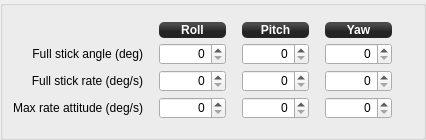
               <widget class="QGroupBox" name="RateStabilizationGroup_7">
                <property name="sizePolicy">
                 <sizepolicy hsizetype="Preferred" vsizetype="Fixed">
                  <horstretch>0</horstretch>
                  <verstretch>0</verstretch>
                 </sizepolicy>
                </property>
                <property name="minimumSize">
                 <size>
                  <width>0</width>
                  <height>140</height>
                 </size>
                </property>
                <property name="autoFillBackground">
                 <bool>false</bool>
                </property>
                <property name="styleSheet">
                 <string notr="true"/>
                </property>
                <property name="title">
                 <string/>
                </property>
                <property name="flat">
                 <bool>true</bool>
                </property>
                <layout class="QGridLayout" name="gridLayout_6" rowstretch="0,0,0,0" columnstretch="0,0,1,0,1,0,1,0">
                 <property name="leftMargin">
                  <number>0</number>
                 </property>
                 <property name="verticalSpacing">
                  <number>0</number>
                 </property>
                 <item row="1" column="4">
                  <widget class="QDoubleSpinBox" name="ratePitchKp_4">
                   <property name="sizePolicy">
                    <sizepolicy hsizetype="Preferred" vsizetype="Fixed">
                     <horstretch>0</horstretch>
                     <verstretch>0</verstretch>
                    </sizepolicy>
                   </property>
                   <property name="minimumSize">
                    <size>
                     <width>0</width>
                     <height>22</height>
                    </size>
                   </property>
                   <property name="maximumSize">
                    <size>
                     <width>16777215</width>
                     <height>22</height>
                    </size>
                   </property>
                   <property name="focusPolicy">
                    <enum>Qt::StrongFocus</enum>
                   </property>
                   <property name="styleSheet">
                    <string notr="true"/>
                   </property>
                   <property name="alignment">
                    <set>Qt::AlignRight|Qt::AlignTrailing|Qt::AlignVCenter</set>
                   </property>
                   <property name="decimals">
                    <number>0</number>
                   </property>
                   <property name="maximum">
                    <double>1000000.000000000000000</double>
                   </property>
                   <property name="singleStep">
                    <double>1.000000000000000</double>
                   </property>
                   <property name="objrelation" stdset="0">
                    <stringlist>
                     <string>objname:StabilizationSettings</string>
                     <string>fieldname:PitchMax</string>
                     <string>haslimits:no</string>
                     <string>scale:1</string>
                     <string>buttongroup:6,20</string>
                    </stringlist>
                   </property>
                  </widget>
                 </item>
                 <item row="3" column="0">
                  <widget class="QLabel" name="label_22">
                   <property name="sizePolicy">
                    <sizepolicy hsizetype="Preferred" vsizetype="Preferred">
                     <horstretch>0</horstretch>
                     <verstretch>0</verstretch>
                    </sizepolicy>
                   </property>
                   <property name="minimumSize">
                    <size>
                     <width>128</width>
                     <height>16</height>
                    </size>
                   </property>
                   <property name="maximumSize">
                    <size>
                     <width>16777215</width>
                     <height>16777215</height>
                    </size>
                   </property>
                   <property name="styleSheet">
                    <string notr="true"/>
                   </property>
                   <property name="text">
                    <string>Max rate attitude (deg/s)</string>
                   </property>
                   <property name="alignment">
                    <set>Qt::AlignRight|Qt::AlignTrailing|Qt::AlignVCenter</set>
                   </property>
                  </widget>
                 </item>
                 <item row="3" column="2">
                  <widget class="QDoubleSpinBox" name="maxRateAttRoll">
                   <property name="sizePolicy">
                    <sizepolicy hsizetype="Preferred" vsizetype="Fixed">
                     <horstretch>0</horstretch>
                     <verstretch>0</verstretch>
                    </sizepolicy>
                   </property>
                   <property name="minimumSize">
                    <size>
                     <width>0</width>
                     <height>22</height>
                    </size>
                   </property>
                   <property name="maximumSize">
                    <size>
                     <width>16777215</width>
                     <height>22</height>
                    </size>
                   </property>
                   <property name="focusPolicy">
                    <enum>Qt::StrongFocus</enum>
                   </property>
                   <property name="toolTip">
                    <string/>
                   </property>
                   <property name="styleSheet">
                    <string notr="true"/>
                   </property>
                   <property name="alignment">
                    <set>Qt::AlignRight|Qt::AlignTrailing|Qt::AlignVCenter</set>
                   </property>
                   <property name="decimals">
                    <number>0</number>
                   </property>
                   <property name="maximum">
                    <double>1000000.000000000000000</double>
                   </property>
                   <property name="singleStep">
                    <double>1.000000000000000</double>
                   </property>
                   <property name="objrelation" stdset="0">
                    <stringlist>
                     <string>objname:StabilizationSettings</string>
                     <string>fieldname:MaximumRate</string>
                     <string>element:Roll</string>
                     <string>haslimits:no</string>
                     <string>scale:1</string>
                     <string>buttongroup:6,20</string>
                    </stringlist>
                   </property>
                  </widget>
                 </item>
                 <item row="2" column="1">
                  <spacer name="horizontalSpacer_30">
                   <property name="orientation">
                    <enum>Qt::Horizontal</enum>
                   </property>
                   <property name="sizeType">
                    <enum>QSizePolicy::Fixed</enum>
                   </property>
                   <property name="sizeHint" stdset="0">
                    <size>
                     <width>10</width>
                     <height>10</height>
                    </size>
                   </property>
                  </spacer>
                 </item>
                 <item row="2" column="6">
                  <widget class="QDoubleSpinBox" name="fullStickRateYaw">
                   <property name="sizePolicy">
                    <sizepolicy hsizetype="Preferred" vsizetype="Fixed">
                     <horstretch>0</horstretch>
                     <verstretch>0</verstretch>
                    </sizepolicy>
                   </property>
                   <property name="minimumSize">
                    <size>
                     <width>0</width>
                     <height>22</height>
                    </size>
                   </property>
                   <property name="maximumSize">
                    <size>
                     <width>16777215</width>
                     <height>22</height>
                    </size>
                   </property>
                   <property name="focusPolicy">
                    <enum>Qt::StrongFocus</enum>
                   </property>
                   <property name="toolTip">
                    <string/>
                   </property>
                   <property name="styleSheet">
                    <string notr="true"/>
                   </property>
                   <property name="alignment">
                    <set>Qt::AlignRight|Qt::AlignTrailing|Qt::AlignVCenter</set>
                   </property>
                   <property name="decimals">
                    <number>0</number>
                   </property>
                   <property name="maximum">
                    <double>1000000.000000000000000</double>
                   </property>
                   <property name="singleStep">
                    <double>1.000000000000000</double>
                   </property>
                   <property name="objrelation" stdset="0">
                    <stringlist>
                     <string>objname:StabilizationSettings</string>
                     <string>fieldname:ManualRate</string>
                     <string>element:Yaw</string>
                     <string>haslimits:no</string>
                     <string>scale:1</string>
                     <string>buttongroup:6,20</string>
                    </stringlist>
                   </property>
                  </widget>
                 </item>
                 <item row="1" column="6">
                  <widget class="QDoubleSpinBox" name="rateYawKp_3">
                   <property name="sizePolicy">
                    <sizepolicy hsizetype="Preferred" vsizetype="Fixed">
                     <horstretch>0</horstretch>
                     <verstretch>0</verstretch>
                    </sizepolicy>
                   </property>
                   <property name="minimumSize">
                    <size>
                     <width>0</width>
                     <height>22</height>
                    </size>
                   </property>
                   <property name="maximumSize">
                    <size>
                     <width>16777215</width>
                     <height>22</height>
                    </size>
                   </property>
                   <property name="focusPolicy">
                    <enum>Qt::StrongFocus</enum>
                   </property>
                   <property name="toolTip">
                    <string/>
                   </property>
                   <property name="styleSheet">
                    <string notr="true"/>
                   </property>
                   <property name="alignment">
                    <set>Qt::AlignRight|Qt::AlignTrailing|Qt::AlignVCenter</set>
                   </property>
                   <property name="decimals">
                    <number>0</number>
                   </property>
                   <property name="maximum">
                    <double>1000000.000000000000000</double>
                   </property>
                   <property name="singleStep">
                    <double>1.000000000000000</double>
                   </property>
                   <property name="objrelation" stdset="0">
                    <stringlist>
                     <string>objname:StabilizationSettings</string>
                     <string>fieldname:YawMax</string>
                     <string>haslimits:no</string>
                     <string>scale:1</string>
                     <string>buttongroup:6,20</string>
                    </stringlist>
                   </property>
                  </widget>
                 </item>
                 <item row="3" column="4">
                  <widget class="QDoubleSpinBox" name="maxRateAttPitch">
                   <property name="sizePolicy">
                    <sizepolicy hsizetype="Preferred" vsizetype="Fixed">
                     <horstretch>0</horstretch>
                     <verstretch>0</verstretch>
                    </sizepolicy>
                   </property>
                   <property name="minimumSize">
                    <size>
                     <width>0</width>
                     <height>22</height>
                    </size>
                   </property>
                   <property name="maximumSize">
                    <size>
                     <width>16777215</width>
                     <height>22</height>
                    </size>
                   </property>
                   <property name="focusPolicy">
                    <enum>Qt::StrongFocus</enum>
                   </property>
                   <property name="styleSheet">
                    <string notr="true"/>
                   </property>
                   <property name="alignment">
                    <set>Qt::AlignRight|Qt::AlignTrailing|Qt::AlignVCenter</set>
                   </property>
                   <property name="decimals">
                    <number>0</number>
                   </property>
                   <property name="maximum">
                    <double>1000000.000000000000000</double>
                   </property>
                   <property name="singleStep">
                    <double>1.000000000000000</double>
                   </property>
                   <property name="objrelation" stdset="0">
                    <stringlist>
                     <string>objname:StabilizationSettings</string>
                     <string>fieldname:MaximumRate</string>
                     <string>element:Pitch</string>
                     <string>haslimits:no</string>
                     <string>scale:1</string>
                     <string>buttongroup:6,20</string>
                    </stringlist>
                   </property>
                  </widget>
                 </item>
                 <item row="0" column="6">
                  <widget class="QLabel" name="label_38">
                   <property name="sizePolicy">
                    <sizepolicy hsizetype="Preferred" vsizetype="Fixed">
                     <horstretch>0</horstretch>
                     <verstretch>0</verstretch>
                    </sizepolicy>
                   </property>
                   <property name="minimumSize">
                    <size>
                     <width>0</width>
                     <height>16</height>
                    </size>
                   </property>
                   <property name="font">
                    <font>
                     <weight>75</weight>
                     <bold>true</bold>
                    </font>
                   </property>
                   <property name="autoFillBackground">
                    <bool>false</bool>
                   </property>
                   <property name="styleSheet">
                    <string notr="true">background-color: qlineargradient(spread:reflect, x1:0.507, y1:0, x2:0.507, y2:0.772, stop:0.208955 rgba(74, 74, 74, 255), stop:0.78607 rgba(36, 36, 36, 255));
color: rgb(255, 255, 255);
border-radius: 5;</string>
                   </property>
                   <property name="text">
                    <string>Yaw</string>
                   </property>
                   <property name="alignment">
                    <set>Qt::AlignCenter</set>
                   </property>
                  </widget>
                 </item>
                 <item row="2" column="3">
                  <spacer name="horizontalSpacer_31">
                   <property name="orientation">
                    <enum>Qt::Horizontal</enum>
                   </property>
                   <property name="sizeType">
                    <enum>QSizePolicy::Fixed</enum>
                   </property>
                   <property name="sizeHint" stdset="0">
                    <size>
                     <width>10</width>
                     <height>10</height>
                    </size>
                   </property>
                  </spacer>
                 </item>
                 <item row="2" column="5">
                  <spacer name="horizontalSpacer_32">
                   <property name="orientation">
                    <enum>Qt::Horizontal</enum>
                   </property>
                   <property name="sizeType">
                    <enum>QSizePolicy::Fixed</enum>
                   </property>
                   <property name="sizeHint" stdset="0">
                    <size>
                     <width>10</width>
                     <height>10</height>
                    </size>
                   </property>
                  </spacer>
                 </item>
                 <item row="0" column="4">
                  <widget class="QLabel" name="label_37">
                   <property name="sizePolicy">
                    <sizepolicy hsizetype="Preferred" vsizetype="Fixed">
                     <horstretch>0</horstretch>
                     <verstretch>0</verstretch>
                    </sizepolicy>
                   </property>
                   <property name="minimumSize">
                    <size>
                     <width>0</width>
                     <height>16</height>
                    </size>
                   </property>
                   <property name="font">
                    <font>
                     <weight>75</weight>
                     <bold>true</bold>
                    </font>
                   </property>
                   <property name="autoFillBackground">
                    <bool>false</bool>
                   </property>
                   <property name="styleSheet">
                    <string notr="true">background-color: qlineargradient(spread:reflect, x1:0.507, y1:0, x2:0.507, y2:0.772, stop:0.208955 rgba(74, 74, 74, 255), stop:0.78607 rgba(36, 36, 36, 255));
color: rgb(255, 255, 255);
border-radius: 5;</string>
                   </property>
                   <property name="text">
                    <string>Pitch</string>
                   </property>
                   <property name="alignment">
                    <set>Qt::AlignCenter</set>
                   </property>
                  </widget>
                 </item>
                 <item row="1" column="0">
                  <widget class="QLabel" name="label_39">
                   <property name="sizePolicy">
                    <sizepolicy hsizetype="Preferred" vsizetype="Fixed">
                     <horstretch>0</horstretch>
                     <verstretch>0</verstretch>
                    </sizepolicy>
                   </property>
                   <property name="minimumSize">
                    <size>
                     <width>69</width>
                     <height>16</height>
                    </size>
                   </property>
                   <property name="styleSheet">
                    <string notr="true"/>
                   </property>
                   <property name="text">
                    <string>Full stick angle (deg)</string>
                   </property>
                   <property name="alignment">
                    <set>Qt::AlignRight|Qt::AlignTrailing|Qt::AlignVCenter</set>
                   </property>
                  </widget>
                 </item>
                 <item row="2" column="4">
                  <widget class="QDoubleSpinBox" name="fullStickRatePitch">
                   <property name="sizePolicy">
                    <sizepolicy hsizetype="Preferred" vsizetype="Fixed">
                     <horstretch>0</horstretch>
                     <verstretch>0</verstretch>
                    </sizepolicy>
                   </property>
                   <property name="minimumSize">
                    <size>
                     <width>0</width>
                     <height>22</height>
                    </size>
                   </property>
                   <property name="maximumSize">
                    <size>
                     <width>16777215</width>
                     <height>22</height>
                    </size>
                   </property>
                   <property name="focusPolicy">
                    <enum>Qt::StrongFocus</enum>
                   </property>
                   <property name="styleSheet">
                    <string notr="true"/>
                   </property>
                   <property name="alignment">
                    <set>Qt::AlignRight|Qt::AlignTrailing|Qt::AlignVCenter</set>
                   </property>
                   <property name="decimals">
                    <number>0</number>
                   </property>
                   <property name="maximum">
                    <double>1000000.000000000000000</double>
                   </property>
                   <property name="singleStep">
                    <double>1.000000000000000</double>
                   </property>
                   <property name="objrelation" stdset="0">
                    <stringlist>
                     <string>objname:StabilizationSettings</string>
                     <string>fieldname:ManualRate</string>
                     <string>element:Pitch</string>
                     <string>haslimits:no</string>
                     <string>scale:1</string>
                     <string>buttongroup:6,20</string>
                    </stringlist>
                   </property>
                  </widget>
                 </item>
                 <item row="0" column="0">
                  <spacer name="horizontalSpacer_29">
                   <property name="orientation">
                    <enum>Qt::Horizontal</enum>
                   </property>
                   <property name="sizeType">
                    <enum>QSizePolicy::Fixed</enum>
                   </property>
                   <property name="sizeHint" stdset="0">
                    <size>
                     <width>140</width>
                     <height>16</height>
                    </size>
                   </property>
                  </spacer>
                 </item>
                 <item row="0" column="2">
                  <widget class="QLabel" name="label_33">
                   <property name="sizePolicy">
                    <sizepolicy hsizetype="Preferred" vsizetype="Fixed">
                     <horstretch>0</horstretch>
                     <verstretch>0</verstretch>
                    </sizepolicy>
                   </property>
                   <property name="minimumSize">
                    <size>
                     <width>0</width>
                     <height>16</height>
                    </size>
                   </property>
                   <property name="font">
                    <font>
                     <weight>75</weight>
                     <bold>true</bold>
                    </font>
                   </property>
                   <property name="autoFillBackground">
                    <bool>false</bool>
                   </property>
                   <property name="styleSheet">
                    <string notr="true">background-color: qlineargradient(spread:reflect, x1:0.507, y1:0, x2:0.507, y2:0.772, stop:0.208955 rgba(74, 74, 74, 255), stop:0.78607 rgba(36, 36, 36, 255));
color: rgb(255, 255, 255);
border-radius: 5;</string>
                   </property>
                   <property name="text">
                    <string>Roll</string>
                   </property>
                   <property name="alignment">
                    <set>Qt::AlignCenter</set>
                   </property>
                  </widget>
                 </item>
                 <item row="2" column="2">
                  <widget class="QDoubleSpinBox" name="fullStickRateRoll">
                   <property name="sizePolicy">
                    <sizepolicy hsizetype="Preferred" vsizetype="Fixed">
                     <horstretch>0</horstretch>
                     <verstretch>0</verstretch>
                    </sizepolicy>
                   </property>
                   <property name="minimumSize">
                    <size>
                     <width>0</width>
                     <height>22</height>
                    </size>
                   </property>
                   <property name="maximumSize">
                    <size>
                     <width>16777215</width>
                     <height>22</height>
                    </size>
                   </property>
                   <property name="focusPolicy">
                    <enum>Qt::StrongFocus</enum>
                   </property>
                   <property name="toolTip">
                    <string/>
                   </property>
                   <property name="styleSheet">
                    <string notr="true"/>
                   </property>
                   <property name="alignment">
                    <set>Qt::AlignRight|Qt::AlignTrailing|Qt::AlignVCenter</set>
                   </property>
                   <property name="decimals">
                    <number>0</number>
                   </property>
                   <property name="maximum">
                    <double>1000000.000000000000000</double>
                   </property>
                   <property name="singleStep">
                    <double>1.000000000000000</double>
                   </property>
                   <property name="objrelation" stdset="0">
                    <stringlist>
                     <string>objname:StabilizationSettings</string>
                     <string>fieldname:ManualRate</string>
                     <string>element:Roll</string>
                     <string>haslimits:no</string>
                     <string>scale:1</string>
                     <string>buttongroup:6,20</string>
                    </stringlist>
                   </property>
                  </widget>
                 </item>
                 <item row="1" column="2">
                  <widget class="QDoubleSpinBox" name="rateRollKp_3">
                   <property name="sizePolicy">
                    <sizepolicy hsizetype="Preferred" vsizetype="Fixed">
                     <horstretch>0</horstretch>
                     <verstretch>0</verstretch>
                    </sizepolicy>
                   </property>
                   <property name="minimumSize">
                    <size>
                     <width>0</width>
                     <height>22</height>
                    </size>
                   </property>
                   <property name="maximumSize">
                    <size>
                     <width>16777215</width>
                     <height>22</height>
                    </size>
                   </property>
                   <property name="focusPolicy">
                    <enum>Qt::StrongFocus</enum>
                   </property>
                   <property name="toolTip">
                    <string/>
                   </property>
                   <property name="styleSheet">
                    <string notr="true"/>
                   </property>
                   <property name="alignment">
                    <set>Qt::AlignRight|Qt::AlignTrailing|Qt::AlignVCenter</set>
                   </property>
                   <property name="buttonSymbols">
                    <enum>QAbstractSpinBox::UpDownArrows</enum>
                   </property>
                   <property name="decimals">
                    <number>0</number>
                   </property>
                   <property name="maximum">
                    <double>1000000.000000000000000</double>
                   </property>
                   <property name="singleStep">
                    <double>1.000000000000000</double>
                   </property>
                   <property name="objrelation" stdset="0">
                    <stringlist>
                     <string>objname:StabilizationSettings</string>
                     <string>fieldname:RollMax</string>
                     <string>haslimits:no</string>
                     <string>scale:1</string>
                     <string>buttongroup:6,20</string>
                    </stringlist>
                   </property>
                  </widget>
                 </item>
                 <item row="3" column="6">
                  <widget class="QDoubleSpinBox" name="maxRateAttYaw">
                   <property name="sizePolicy">
                    <sizepolicy hsizetype="Preferred" vsizetype="Fixed">
                     <horstretch>0</horstretch>
                     <verstretch>0</verstretch>
                    </sizepolicy>
                   </property>
                   <property name="minimumSize">
                    <size>
                     <width>0</width>
                     <height>22</height>
                    </size>
                   </property>
                   <property name="maximumSize">
                    <size>
                     <width>16777215</width>
                     <height>22</height>
                    </size>
                   </property>
                   <property name="focusPolicy">
                    <enum>Qt::StrongFocus</enum>
                   </property>
                   <property name="toolTip">
                    <string/>
                   </property>
                   <property name="styleSheet">
                    <string notr="true"/>
                   </property>
                   <property name="alignment">
                    <set>Qt::AlignRight|Qt::AlignTrailing|Qt::AlignVCenter</set>
                   </property>
                   <property name="decimals">
                    <number>0</number>
                   </property>
                   <property name="maximum">
                    <double>1000000.000000000000000</double>
                   </property>
                   <property name="singleStep">
                    <double>1.000000000000000</double>
                   </property>
                   <property name="objrelation" stdset="0">
                    <stringlist>
                     <string>objname:StabilizationSettings</string>
                     <string>fieldname:MaximumRate</string>
                     <string>element:Yaw</string>
                     <string>haslimits:no</string>
                     <string>scale:1</string>
                     <string>buttongroup:6,20</string>
                    </stringlist>
                   </property>
                  </widget>
                 </item>
                 <item row="2" column="0">
                  <widget class="QLabel" name="label_40">
                   <property name="sizePolicy">
                    <sizepolicy hsizetype="Preferred" vsizetype="Preferred">
                     <horstretch>0</horstretch>
                     <verstretch>0</verstretch>
                    </sizepolicy>
                   </property>
                   <property name="minimumSize">
                    <size>
                     <width>0</width>
                     <height>16</height>
                    </size>
                   </property>
                   <property name="styleSheet">
                    <string notr="true"/>
                   </property>
                   <property name="text">
                    <string>Full stick rate (deg/s)</string>
                   </property>
                   <property name="alignment">
                    <set>Qt::AlignRight|Qt::AlignTrailing|Qt::AlignVCenter</set>
                   </property>
                  </widget>
                 </item>
                 <item row="1" column="7">
                  <spacer name="horizontalSpacer_33">
                   <property name="orientation">
                    <enum>Qt::Horizontal</enum>
                   </property>
                   <property name="sizeHint" stdset="0">
                    <size>
                     <width>20</width>
                     <height>20</height>
                    </size>
                   </property>
                  </spacer>
                 </item>
                </layout>
               </widget>
